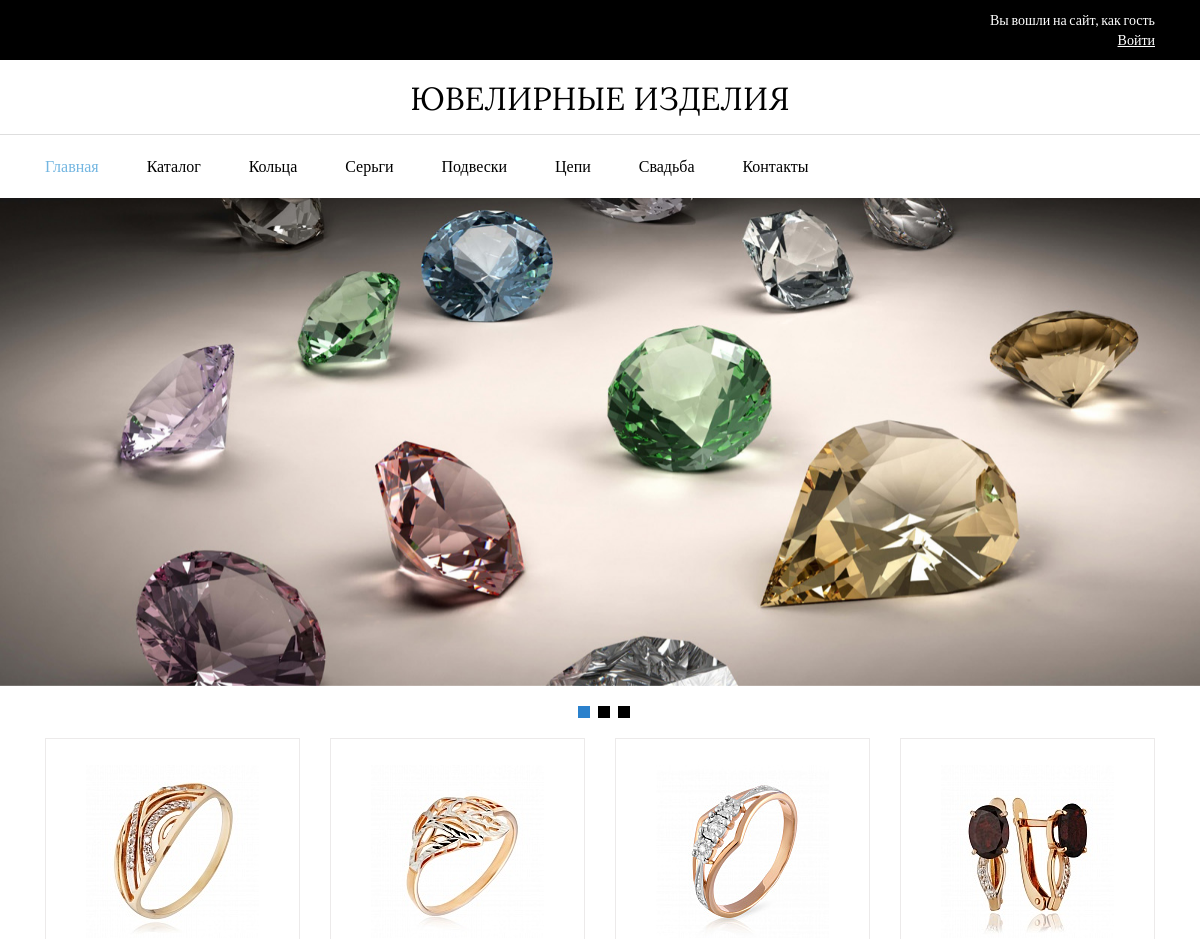
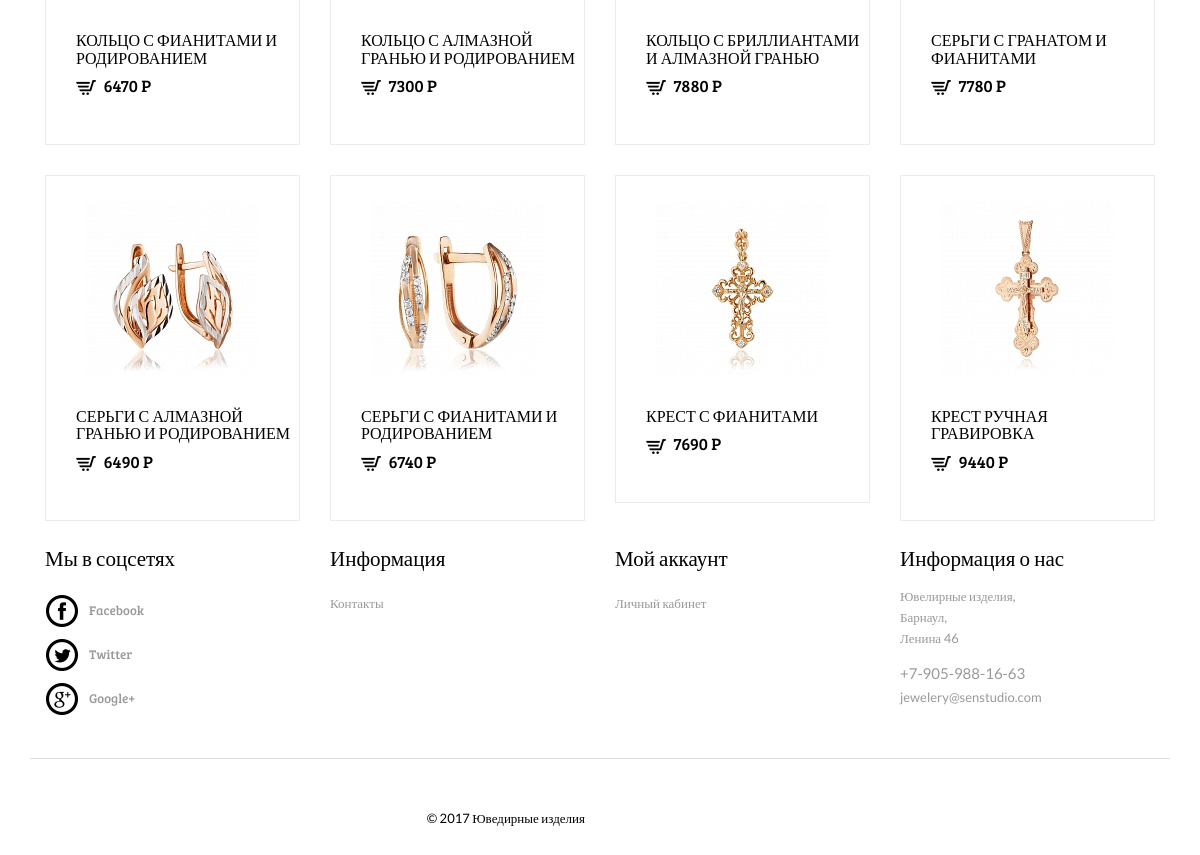
The page / on the database its author committed (2 pictures, top to bottom).
### tables this page shows
CREATE TABLE IF NOT EXISTS `product` (
  `product_id` int(11) NOT NULL AUTO_INCREMENT,
  `product_price` float NOT NULL,
  `product_name` varchar(255) NOT NULL,
  `product_image` text NOT NULL,
  `product_type` int(11) NOT NULL,
  `product_material` text NOT NULL,
  `product_description` text NOT NULL,
  PRIMARY KEY (`product_id`),
  KEY `product_type` (`product_type`),
  KEY `product_fk0` (`product_type`),
  KEY `product_type_2` (`product_type`)
);

### index.php (the view, shortened to what this page needs)
<?php
	require('header.php');
?>
	<div class="bnr" id="home">
		<div  id="top" class="callbacks_container">
			<ul class="rslides" id="slider4">
			    <li>
					<img src="images/bnr-1.jpg" alt=""/>
				</li>
			</ul>
		</div>
	</div>
	<div class="product">
		<div class="container" style="margin-bottom: 25px; margin-top: 10px;">
			<div class="product-top" ;">
				<?php
					  include ("bd.php");
					    if ($result = $db->query("SELECT * FROM `product` limit  8"))
                      {
                          $i = 0;
                          while ($myrow = $result->fetch_array(MYSQLI_ASSOC))
                            {
                                if($i == 0 )
                                {
                                    echo "<div class=\"product-one\">";
                                } else if( $i % 4 == 0)
                                {
                                   echo "<div class=\"clearfix\"></div></div><div class=\"product-one\">";
                                }
                                $image = $myrow['product_image'];
                                $product_image = "img_product/".$image;
                                $name = $myrow['product_name'];
                                $price = $myrow['product_price'];
                                $id = $myrow['product_id'];
                    	echo "<div class=\"col-md-3 product-left\">
							<div class=\"product-main simpleCart_shelfItem\">
								<a href=\"single.php?id=$id\" class=\"mask\"><img class=\"img-responsive zoom-img\" src=\"$product_image\" alt=\"\"></a>
								<div class=\"product-bottom\">
									<h3>$name</h3>
									<h4><span class=\"item_add cart_order_add\" data-product=$id><i></i></a> <span class=\" item_price\">$price P</span></h4>
								</div>
							</div>
						</div>";
						$i = $i + 1;
						}
						}?>
				</div>
			</div>
		</div>
<?php
	require('footer.php');
?>

### header.php (shortened to what this page needs)
<!DOCTYPE html>
<html>
<head>
	<link href="css/bootstrap.css" rel="stylesheet" type="text/css" media="all" />
	<link href="css/style.css" rel="stylesheet" type="text/css" media="all" />
	<link href="css/memenu.css" rel="stylesheet" type="text/css" media="all" />
</head>
<body>
	<div class="top-header">
		<div class="container">
			<div class="top-header-main">
				<div class="col-md-6 top-header-left"></div>
				<div class="col-md-6 top-header-left">
					<?php
						if (empty($_SESSION['id']))
						{
							echo "<div class='cart box_1'>
									<p style='color: #fff;'>Вы вошли на сайт, как гость</p>
									<p><a style='color: #fff; float: right; text-decoration:underline;' href='login.php'>Войти</a></p>
								</div>";
						}
					?>
				</div>
				<div class="clearfix"></div>
			</div>
		</div>
	</div>
	<div class="logo">
		<a href="index.php"><h1>Ювелирные изделия</h1></a>
	</div>
	<div class="header-bottom">
		<div class="container">
			<div class="header">
				<div class="col-md-9 header-left">
				<div class="top-nav">
					<ul class="memenu skyblue">
						<li class="active">
							<a href="index.php">Главная</a>
						</li>
						<li class="grid">
							<a href="products.php">Каталог</a>
						</li>
						<li class="grid">
							<a href="products.php?id=1">Кольца</a>
						</li>
						<li class="grid">
							<a href="products.php?id=2">Серьги</a>
						</li>
						<li class="grid">
							<a href="products.php?id=3">Подвески</a>
						</li>
						<li class="grid">
							<a href="products.php?id=4">Цепи</a>
						</li>
						<li class="grid">
							<a href="products.php?id=5">Свадьба</a>
						</li>
						<li class="grid">
							<a href="contact.php">Контакты</a>
						</li>
					</ul>
				</div>
			</div>
			<div class="clearfix"> </div>
			</div>
		</div>
	</div>

### footer.php
	<div class="information">
		<div class="container">
			<div class="infor-top">
				<div class="col-md-3 infor-left">
					<h3>Мы в соцсетях</h3>
					<ul>
						<li><a href="#"><span class="fb"></span><h6>Facebook</h6></a></li>
						<li><a href="#"><span class="twit"></span><h6>Twitter</h6></a></li>
						<li><a href="#"><span class="google"></span><h6>Google+</h6></a></li>
					</ul>
				</div>
				<div class="col-md-3 infor-left">
					<h3>Информация</h3>
					<ul>
						<li><a href="contact.php"><p>Контакты</p></a></li>
					</ul>
				</div>
				<div class="col-md-3 infor-left">
					<h3>Мой аккаунт</h3>
					<ul>
						<li><a href="account.php"><p>Личный кабинет</p></a></li>
					</ul>
				</div>
				<div class="col-md-3 infor-left">
					<h3>Информация о нас</h3>
					<h4>Ювелирные изделия,
						<span>Барнаул,</span>
						Ленина 46</h4>
					<h5>+7-905-988-16-63</h5>
					<p><a href="mailto:example@email.com">jewelery@senstudio.com</a></p>
				</div>
				<div class="clearfix"></div>
			</div>
		</div>
	</div>
	<div class="footer">
		<div class="container">
			<div class="footer-top">
				<div class="col-md-6 footer-right">
					<p>© 2017 Юведирные изделия </p>
				</div>
				<div class="clearfix"></div>
			</div>
		</div>
	</div>
</body>
</html>

### css/style.css (style rules this page uses)
body { background:#fff; font-family: 'Lato-Regular'; }
body a { transition: 0.5s all; -webkit-transition: 0.5s all; -o-transition: 0.5s all; -moz-transition: 0.5s all; -ms-transition: 0.5s all; }
.logo { text-align: center; padding: 25px 0 20px 0px; border-bottom: 1px solid #DEDEDE; }
.logo a h1 { font-size: 32px; color: #000000; margin: 0; font-family: 'Lora-Regular'; text-transform: uppercase; display: inline-block; }
.top-header { background: #000; padding: 10px 0px; }
.item_add { color: #fff; border:none; cursor:pointer; }
.box_1 { float: right; }
.box_1 p { margin: 0px 0 0px 8px; }
.header-bottom { padding: 18px 0px; }
.callbacks_container { position: relative; float: left; width: 100%; }
.callbacks { position: relative; list-style: none; overflow: hidden; width: 100%; padding: 0; margin: 0; }
.callbacks li { position: absolute; width: 100%; left: 0; top: 0; }
.rslides { position: relative; list-style: none; overflow: hidden; width: 100%; padding: 0; margin: 0; }
.rslides li { -webkit-backface-visibility: hidden; position: absolute; display: none; width: 100%; left: 0; top: 0; }
.rslides img { height: auto; display: block; float: left; width: 100%; border: 0; }
.product-left { text-align: center; }
.product-main { padding: 1em 0px 2.7em 0px; border:1px solid #ECEAEA; }
.product { padding: 3em 0px 6em 0px; }
.product-bottom h3 { font-size: 16px; color: #000; margin: 0; text-transform: uppercase; font-family: 'BreeSerif-Regular'; }
.product-bottom h4 span { font-size: 17px; color: #000; margin: 5px 0 0 0; font-family: 'BreeSerif-Regular'; }
.product-bottom h4 i { background: url(../images/cart-2.png) no-repeat; width: 20px; height: 15px; display: inline-block; margin-right: 4px; vertical-align: middle; }
.product-bottom { text-align: left; margin-top: 20px; padding-left: 30px; }
.product-one:nth-child(2) { margin-top:30px; }
img.zoom-img { -webkit-transform: scale(1, 1); -webkit-transition-timing-function: ease-out; -webkit-transition-duration: 250ms; -moz-transform: scale(1, 1); -moz-transition-timing-function: ease-out; -moz-transition-duration: 250ms; margin: 0 auto; }
a.mask { text-decoration: none; overflow: hidden; display: block; padding: 12px 0px; }
.infor-left h3 { font-size: 1.5em; color: #000; margin: 0 0 0 0; font-family: 'BreeSerif-Regular'; }
.infor-left ul li a span { background: url(../images/s-icons.png) no-repeat; width: 34px; height: 34px; display: inline-block; vertical-align: middle; }
.infor-left ul li a span.fb { background-position:0px 0px; }
.infor-left ul li a span.twit { background-position:-34px 0px; }
.infor-left ul li a span.google { background-position:-68px 0px; }
.infor-left ul { padding: 0; margin: 25px 0 0 0; }
.infor-left ul li { display:block; list-style:none; margin-top:10px; }
.infor-left ul li:nth-child(1) { margin-top:0; }
.infor-left ul li a h6 { color: #999; font-size: 13px; font-family: 'BreeSerif-Regular'; margin: 0 0 0 10px; display: inline-block; vertical-align: middle; }
.infor-left ul li a p { color: #999; font-size: 13px; margin: 0; }
.infor-left h4 { color: #999; font-size: 13px; margin: 20px 0 0 0; }
.infor-left h4 span { display: block; margin: 7px 0; }
.infor-left h5 { font-size: 15px; color: #999; margin: 19px 0 0 0; }
.infor-left p a { font-size: 13px; color: #999; }
.infor-left p { margin: 6px 0 0 0; }
.infor-top { border-bottom: 1px solid #DEDEDE; padding-bottom: 3em; }
.footer { padding:3em 0px; }
.footer-right { text-align: right; }
.footer-right p { margin: 8px 0 0 0; font-size: 13px; color: #000; }
ul { padding: 0; list-style: none; }
@media (max-width:1280px) { .logo { padding: 22px 0 17px 0px; } }
@media (max-width:1280px) { .header-bottom { padding: 15px 0px; } }
@media (max-width:1280px) { .product { padding: 3em 0px 5em 0px; } }

### css/memenu.css (style rules this page uses)
.memenu { margin: 5px 0 0 0; padding: 0; width: 100%; list-style: none; display: inline-block; position: relative; font-size: 15px; }
.memenu li { display:inline-block; }
.memenu>li>a { float: left; padding-right: 45px; color: #000; font-size: 16px; text-decoration: none; transition: color .4s ease-in-out; -moz-transition: color .4s ease-in-out; -webkit-transition: color .4s ease-in-out; -o-transition: color .4s ease-in-out; }
.skyblue li>a,.skyblue>li.showhide span { color:#000; }
.skyblue>li:hover>a,.skyblue>li.active>a,.skyblue .dropdown li:hover>a { color:#73B6E1; }

### rows shown on the page
product: product_image (picture), product_name "КОЛЬЦО С ФИАНИТАМИ И РОДИРОВАНИЕМ", product_price "6470"
product: product_image (picture), product_name "КОЛЬЦО С АЛМАЗНОЙ ГРАНЬЮ И РОДИРОВАНИЕМ", product_price "7300"
product: product_image (picture), product_name "КОЛЬЦО С БРИЛЛИАНТАМИ И АЛМАЗНОЙ ГРАНЬЮ", product_price "7880"
product: product_image (picture), product_name "СЕРЬГИ С ГРАНАТОМ И ФИАНИТАМИ", product_price "7780"
product: product_image (picture), product_name "СЕРЬГИ С АЛМАЗНОЙ ГРАНЬЮ И РОДИРОВАНИЕМ", product_price "6490"
product: product_image (picture), product_name "СЕРЬГИ С ФИАНИТАМИ И РОДИРОВАНИЕМ", product_price "6740"
product: product_image (picture), product_name "КРЕСТ С ФИАНИТАМИ", product_price "7690"
product: product_image (picture), product_name "КРЕСТ РУЧНАЯ ГРАВИРОВКА", product_price "9440"
